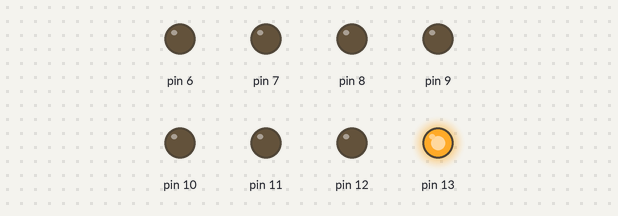
Bench run of a sketch on a simulated Arduino Uno, built with avr-gcc and run on an emulated ATmega328P. Parts: output pins drawn as LEDs (lit = HIGH).

Above: at 0.5 s.
At 2.5 s:
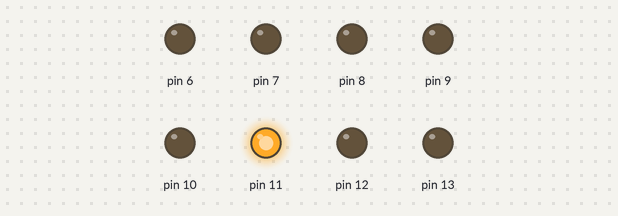
At 3.5 s:
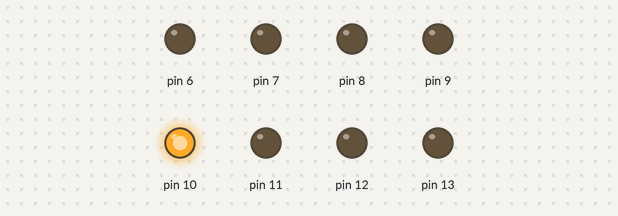
At 4.5 s:
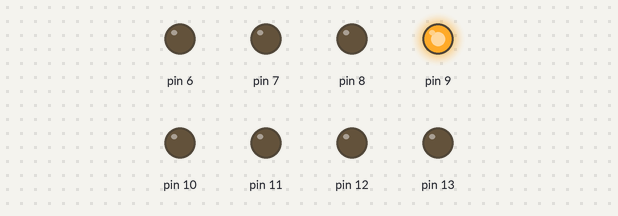
At 6.5 s:
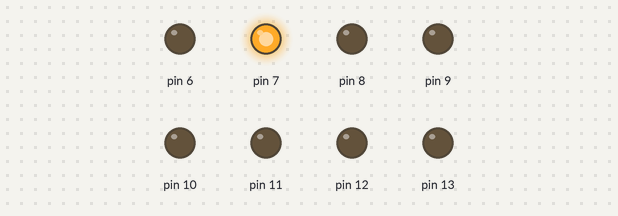
At 9.5 s:
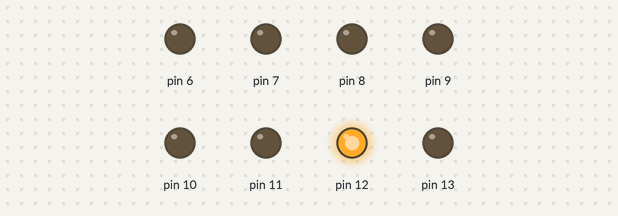
Timing chart, 0 to 10.4 s (numbered marks = the images above):
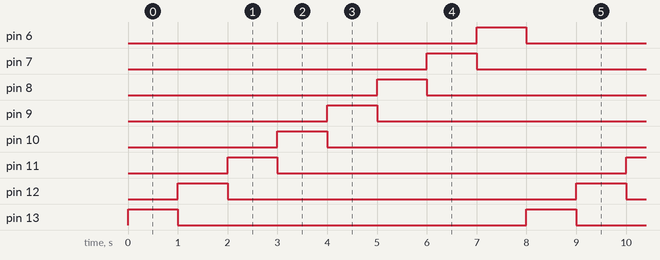

Measured:
- by itself, pin 6–13: alternates HIGH for 1.0 s and LOW for 7.0 s
- by itself, everything shown: repeats every 8.0 s, in 9 steps

The sketch:

runtrack_job07.ino
```cpp
int Speed = 1000;
int i = 13;

void setup()
{
  pinMode(13, OUTPUT);
  pinMode(12, OUTPUT);
  pinMode(11, OUTPUT);
  pinMode(10, OUTPUT);
  pinMode(9, OUTPUT);
  pinMode(8, OUTPUT);
  pinMode(7, OUTPUT);
  pinMode(6, OUTPUT);
}

void loop()
{
  for (i = 13; i < 14 && i > 5; i--)
  {
    digitalWrite(i, HIGH);
    delay(Speed);
    digitalWrite(i, LOW);
  }
}
```
